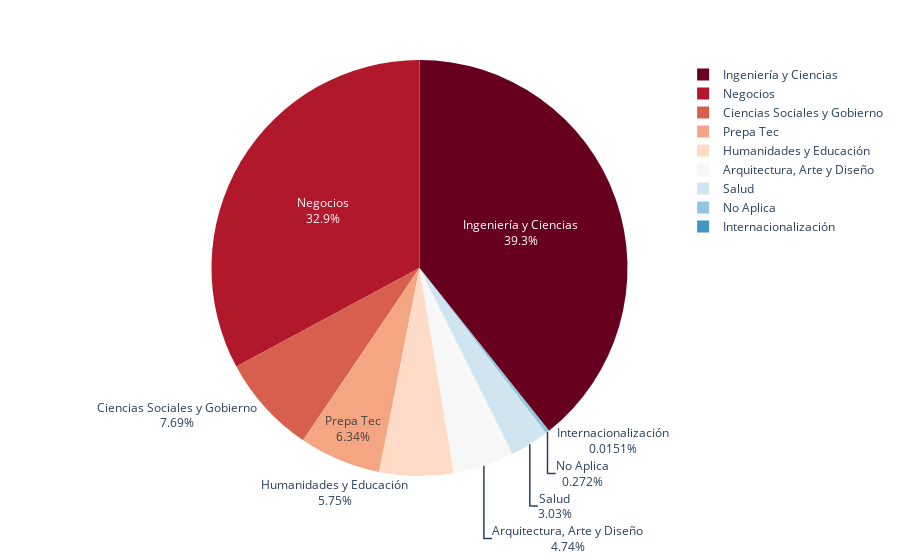

The notebook cell this image was saved under:
### Code cell
df = pd.read_csv("PIdf_7.csv")
fig = px.pie(df, values='Número de Estudiantes', names='Escuela', color_discrete_sequence=px.colors.sequential.RdBu)
fig.update_traces(textinfo='percent+label')
fig.show()

### Figure 1 — Plotly figure (JSON) as saved in the notebook; plotly's stock layout.template omitted (floating-point values rounded to 4 significant figures)
{"data": [{"domain": {"x": [0, 1], "y": [0, 1]}, "hovertemplate": "Escuela=%{label}<br>Número de Estudiantes=%{value}<extra></extra>", "labels": ["Arquitectura, Arte y Diseño", "Ciencias Sociales y Gobierno", "Humanidades y Educación", "Ingeniería y Ciencias", "Internacionalización", "Negocios", "No Aplica", "Prepa Tec", "Salud"], "legendgroup": "", "name": "", "showlegend": true, "textinfo": "percent+label", "type": "pie", "values": [1254, 2035, 1523, 10401, 4, 8696, 72, 1678, 803]}], "layout": {"legend": {"tracegroupgap": 0}, "margin": {"t": 60}, "piecolorway": ["rgb(103,0,31)", "rgb(178,24,43)", "rgb(214,96,77)", "rgb(244,165,130)", "rgb(253,219,199)", "rgb(247,247,247)", "rgb(209,229,240)", "rgb(146,197,222)", "rgb(67,147,195)", "rgb(33,102,172)", "rgb(5,48,97)"]}}
